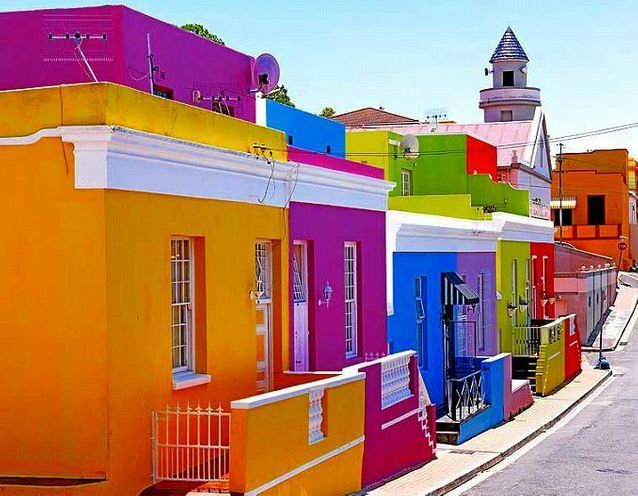
#> input picture seconde/photographie/algorithme-traitement/scripts/maisons-colorees.bmp, 638 x 496 px
$ python niveaux-rouge.py
#> lines starting #> are read from the running program, lines starting #| are printed output that depends on the picture
#!/usr/bin/env python3
# -*- coding: utf-8 -*-
"""
Date de création Tue Jan 12 13:46:43 2021

@auteur: Christophe Viroulaud
"""

# Première étape: stocker l'image
from PIL import Image
mon_image = Image.open("maisons-colorees.bmp")
#> mon_image is the input picture: PIL image 638x496 RGB; mean R, G, B 173.4, 126.9, 111.4
colonne, ligne = mon_image.size
#> colonne = 638; ligne = 496

# Deuxième étape: parcourir la grille pour modifier chaque pixel
for y in range(ligne):
    for x in range(colonne):
        # récupérer le pixel
        pixel = mon_image.getpixel((x,y))

        # on replace le nouveau pixel
        mon_image.putpixel((x,y), (pixel[0], 0, 0))
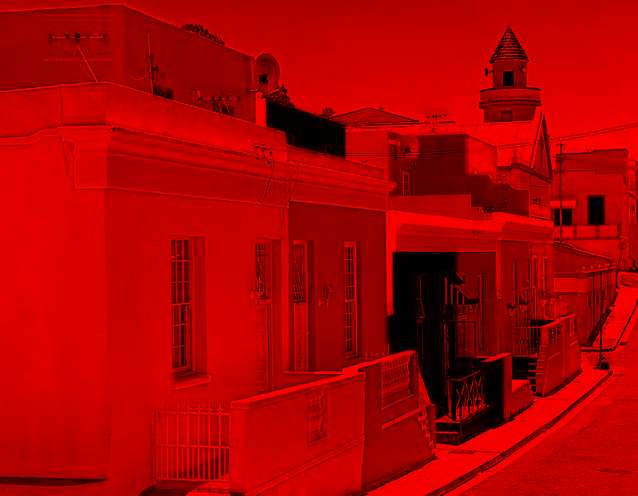
#> mon_image: PIL image 638x496 RGB; mean R, G, B 173.4, 0, 0

# Troisième étape: enregistrer l'image
mon_image.save("maisons-colorees-rouge.bmp")
mon_image.show()
